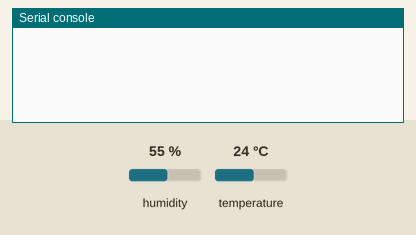
A program run on a simulated Raspberry Pi Pico running MicroPython. On the bench: the last lines printed to the serial console. The test bench sets the inputs (shaded band); at power-on: humidity 55 %, temperature 24 °C.

Above: at 1.2 s.
1.3 s: humidity set to 22 %
At 5.3 s:
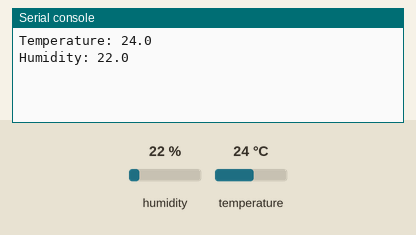
8.8 s: temperature set to 12 °C
At 10.4 s:
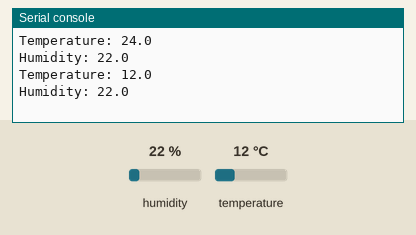
16.3 s: humidity set to 40 %
At 20.5 s:
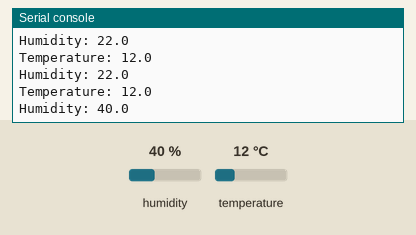

Measured:
- after the input at 1.3 s, the serial console: prints a new line after 3.7 s (image 1)
- after the input at 8.8 s, the serial console: prints a new line after 1.2 s (image 2)
- after the input at 16.3 s, the serial console: prints a new line after 3.7 s (image 3)

The program:

main1.py
```python
from machine import Pin, I2C
import utime as time
from dht import DHT11, InvalidChecksum


while True:
    time.sleep(5)
    pin = Pin(28, Pin.OUT, Pin.PULL_DOWN)
    sensor = DHT11(pin)
    print("Temperature: {}".format(sensor.temperature))
    print("Humidity: {}".format(sensor.humidity))
```
